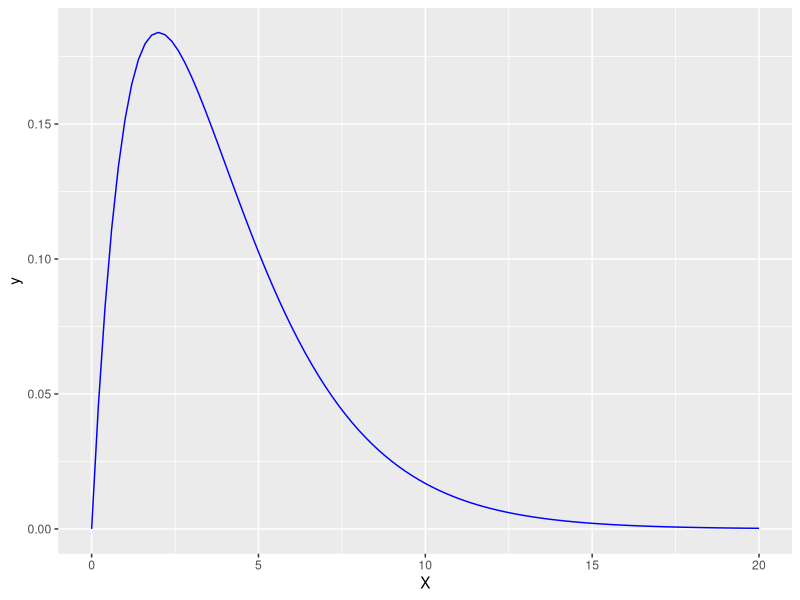
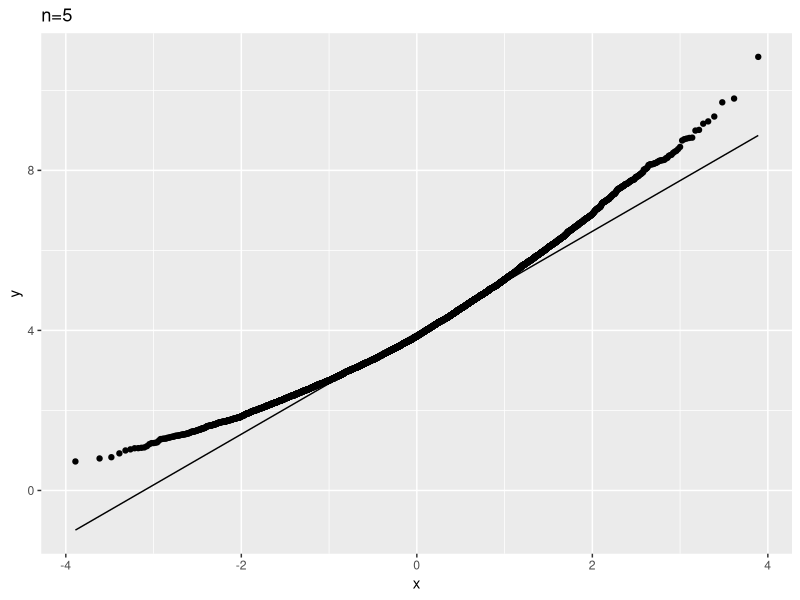
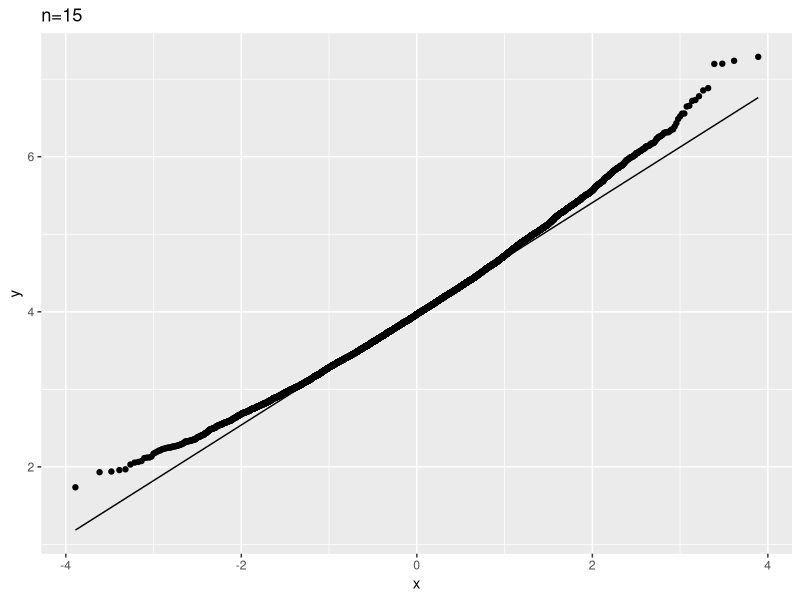
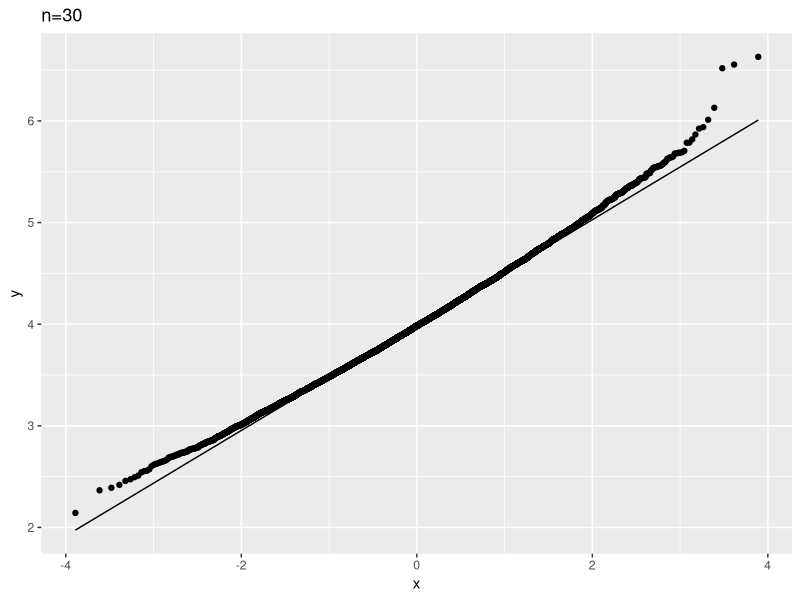
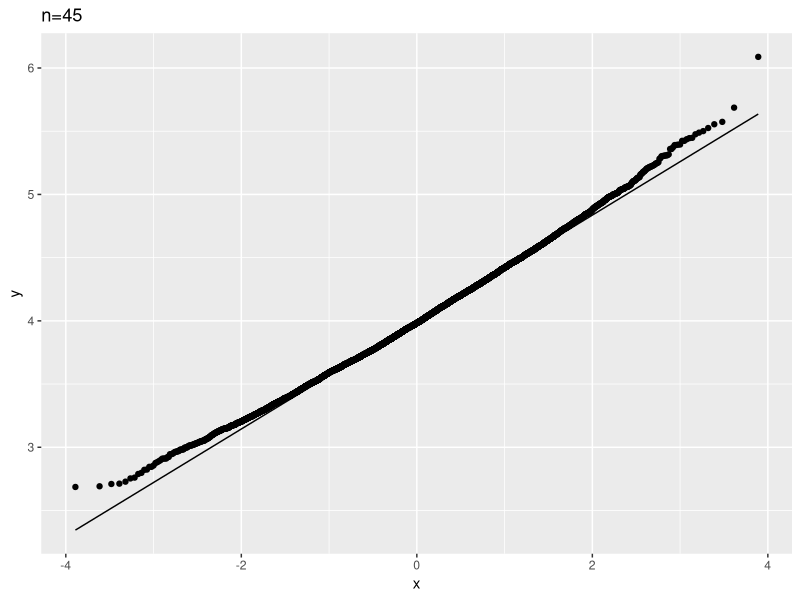
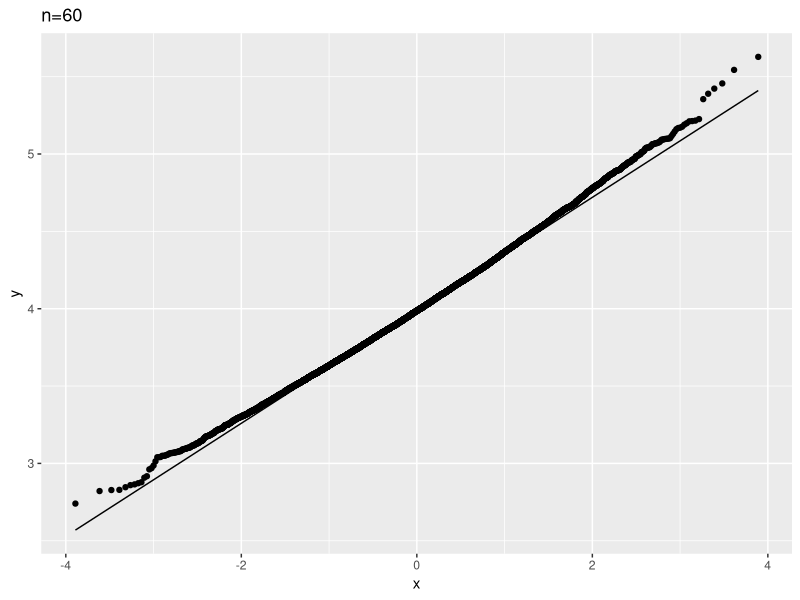
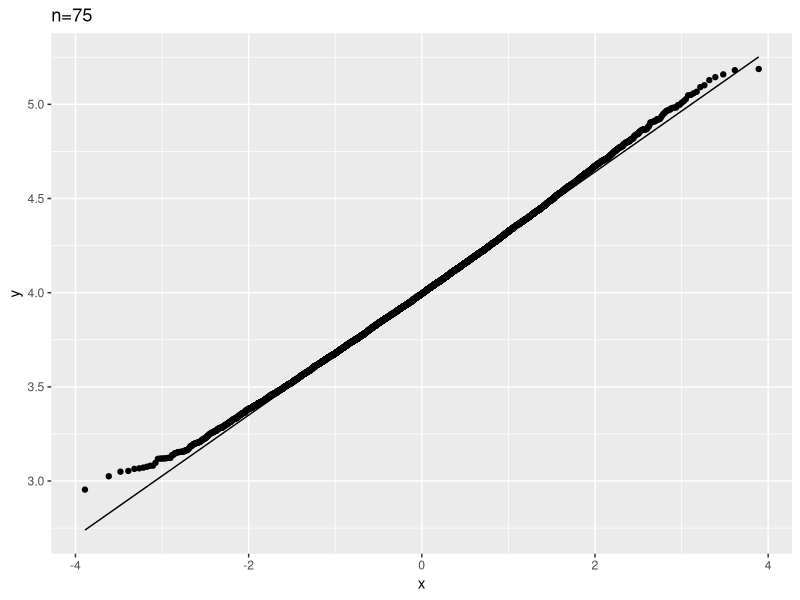
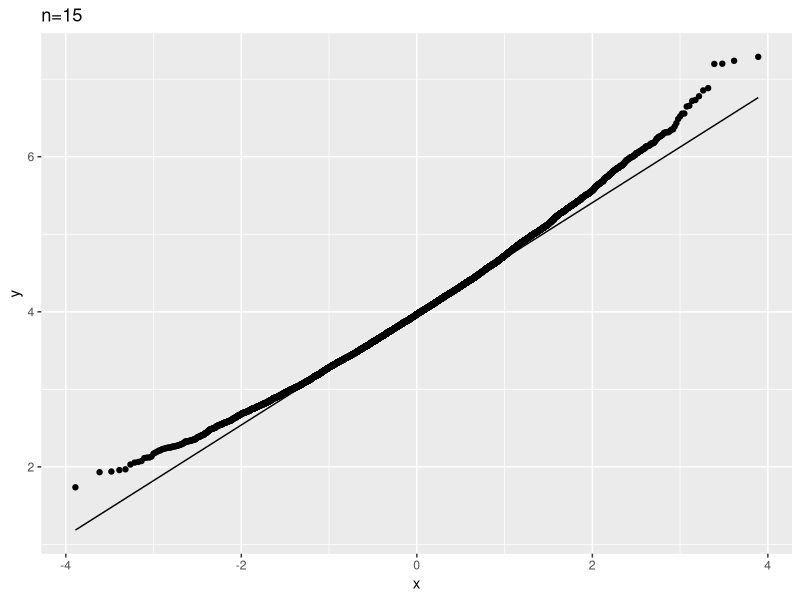

Reproduce these figures in R, in order. (Note: this script raises an error after producing the figures.)

#########################################################################
#                                                                       #
#  Simulations in R                                                     #
#                                                                       #
#########################################################################

library(ggplot2)

#  One of the powerful abilities of R is quick computation, which       #
#  allows users to simulate outcomes and results. Many statistical      #
#  results are based on the idea of repeated sampling, which is a rare  #
#  occurrence in real life. However, R gives users the ability to       #
#  simulate repeated sampling and to view the results.                  #

##################
#  Random seeds  #
##################

#  When using any random generating function in R, evaluating the same  #
#  command multiple times will yield different results. Often, it is    #
#  important to be able to reproduce results. To generate the same      #
#  random values each time a command is run, the random generation      #
#  seed can be set by using the set.seed() function. There is one       #
#  required input -- the seed. It is common practice to use a relevant  #
#  value (lucky number, birth date, address, etc.) to protect against   #
#  searching for an optimal sample.                                     #
#                                                                       #
#  Seeds operate in a defined order, so once the seed is set, the next  #
#  random generation commands will use the next seeds in that order.    #
#  Thus, setting the seed once at the beginning of a program will give  #
#  the same random values each time the program is run, but each        #
#  command within the program will generate different results. To       #
#  yield the same values each time a random generation command is run,  #
#  the set.seed() function must be rerun prior to each command.         #

## Without a set seed
rnorm(10, mean=2.5, sd=0.5)
rnorm(10, mean=2.5, sd=0.5)

## With a set seed specified once
set.seed(5)
rnorm(10, mean=2.5, sd=0.5)
rnorm(10, mean=2.5, sd=0.5)

set.seed(5)
rnorm(10, mean=2.5, sd=0.5)
rnorm(10, mean=2.5, sd=0.5)

## With a set seed specified each time
set.seed(5)
rnorm(10, mean=2.5, sd=0.5)

set.seed(5)
rnorm(10, mean=2.5, sd=0.5)
#set the seed each time you open r and then don't touch it#
#############################
#  Monte Carlo simulations  #
#############################

#  Monte Carlo simulation is the process of using repeated sampling     #
#  to determine some behavior or characteristic. This type of           #
#  simulation can be used in many different ways.                       #
#                                                                       #
#  Many applications of Monte Carlo sampling will use the population    #
#  or an appropriate pseudo-population to generate an estimated         #
#  sampling distribution of a relevant statistic that can then be       #
#  explored. One example in this category is to demonstrate and         #
#  understand the Central Limit Theorem.                                #
#                                                                       #
#  Suppose that we have a population from which we plan to take a       #
#  random sample and use the Central Limit Theorem to test the mean.    #
#  The distribution of our population is unknown, but we think that it  #
#  is similar to the chi-squared distribution with four degrees of      #
#  freedom. One important question is how large of a random sample is   #
#  needed from the population for the Central Limit Theorem to hold.    #
#  This question can be answered using a Monte Carlo simulation that    #
#  estimates the sampling distribution of the mean at various sample    #
#  sizes for evaluation of approximate normality.                       #


#Monte Carlo assumes that you have the population or something really close to it#

## First plot the chi-squared population distribution

library(ggplot2)
Xdata2 <- data.frame(X=seq(from = 0,to = 20,by=1))
ggplot(Xdata2, aes(x=X)) + stat_function(fun=dchisq, args=list(df=4),color = 'blue')

## Determine the number of repeated samples to draw and parameter values
K <- 10000
a <- 4

## Draw 10,000 samples of size 5 from the population distribution
samps <- replicate(K, rchisq(5,a))
samps[,1:10]

## Determine the sample mean from each random sample
means5 <- apply(samps,2,mean)

## Create a QQ plot of the resulting sample means
mean_data <- data.frame(X=means5)
ggplot(mean_data, aes(sample=X)) + stat_qq() + stat_qq_line() + labs(title="n=5")

#  If we want to repeat this process with other sample sizes, we can    #
#  write a function instead of writing the same code several times.     #

## Repeat this process with sample sizes of 15, 30, 45, 60, and 75
sizes <- c(15,30,45,60,75)
samp.means <- lapply(sizes, function(size) replicate(K, mean(rchisq(size,a))))

qq.means <- function(x){
  mean_data <- data.frame(X=samp.means[[which(sizes==x)]])
  qqmean <-ggplot(mean_data, aes(sample=X)) + stat_qq() + stat_qq_line() + 
    labs(title=paste("n=",x,sep=""))
  print(qqmean)
}

lapply(sizes, qq.means)

#  Once we have determined which sample size yields a sampling          #
#  distribution that is sufficiently approximately normal, we can       #
#  verify the parameters of the sampling distribution. The population   #
#  mean and variance of chi-squared distributions are the df and 2*df,  #
#  respectively.                                                        #

norm.size <- 45
means <- samp.means[[which(sizes==norm.size)]]

## Estimate the mean of the sampling distribution (which is 4)
mean(means)

## Estimate the standard devation of the sampling distribution
true_sd <- sqrt(2*4/norm.size)
true_sd
sd(means)


#t-test example#
mu <- 16.8
sigma <- 5.4
alpha <- 0.05
K <- 10000
sizes <- c(9,31,44)


do.test <- function(x){
  samp <- rnorm(x, mean = mu, sd=sigma)
  ts <- ((mean(samp)-mu)/(sd(samp)/sqrt(x)))
  p.val <- pnorm(ts)
  p.val <= alpha
}

rep.test <- function(x){
  res <- replicate(K, do.test(x))
  sum(res)/K
}

sapply(sizes, rep.test)


###################
#  Bootstrapping  #
###################

#  Bootstrapping uses similar ideas as Monte Carlo simulations, but     #
#  instead of drawing samples from a given or pseudo- population,       #
#  repeated samples are taken from the available sampled data.          #
#  Bootstrapping uses with replacement sampling to create several       #
#  simulated samples that are the same size as the original sampled     #
#  data.                                                                #

#  Like with Monte Carlo simulations, there are many applications of    #
#  bootstrapping that evaluate the estimated sampling distribution      #
#  of the parameter of interest determined from the bootstrap samples.  #
#                                                                       #
#  It is important to know that there are assumptions that need to      #
#  hold for bootstrapping to work. One of these assumptions is that     #
#  the sampled data represent an independent, representative sample     #
#  from the population. Also, bootstrapping will not work as expected   #
#  if the underlying population has very heavy tails.                   #
#                                                                       #
#  Suppose that for budget purposes we are only able to draw a sample   #
#  of 7 from the unknown population distribution. In this case, the     #
#  sample size is too small to be able to reasonably use the Central    #
#  Limit Theorem. Thus, the sampling distribution is unknown. In this   #
#  case, bootstrapping can be used to estimate the variation in the     #
#  sampling distribution.                                               #

## Draw the sample of 7 from the unknown distribution
samp_data <- c(1.77, 10.48, 4.30, 0.96, 2.67, 2.76, 2.02)

## Plot the sample
samp_df <- data.frame(samp_data)
ggplot(samp_df, aes(x=samp_data)) + geom_histogram(binwidth=1.5,fill="white",color="black")

## Find the sample mean
samp_mean <- mean(samp_data)

## Determine the number of bootstrap samples
B<-10000

## Draw the bootstrap samples
boot_samp <- replicate(B, sample(samp_data, replace=T))
boot_samp[,1:5]

## Determine the sample mean from each bootstrap sample
boot_means <- apply(boot_samp,2,mean)

## Plot the sampling distribution
means_df <- data.frame(boot_means)
ggplot(means_df, aes(x=boot_means)) + geom_histogram(binwidth=1.5,fill="white",color="black")

## Estimate the mean and standard deviation of the sampling distribution
mean(boot_means)
sd(boot_means)

## Determine the 95% bootstrap confidence interval of the sample mean
boot_err <- boot_means - samp_mean
boot_err_sort <- sort(boot_err)
p2.5 <- B*0.025
p97.5 <- B*0.975
boot_ci <- samp_mean - boot_err_sort[c(p97.5,p2.5)]
boot_ci

#  Bootstrapping can also be used to estimate the variability of        #
#  parameters whose sampling distribution is difficult or impossible    #
#  to determine theoretically.                                          #

## Determine the median of the sampled data
samp_med <- median(samp_data)

## Determine the sample median from each bootstrap sample
boot_meds <- apply(boot_samp,2,median)

## Determine the 95% bootstrap confidence interval
boot_meds_err <- boot_meds - samp_med
boot_meds_err_sort <- sort(boot_meds_err)
boot_med_ci <- samp_med - boot_meds_err_sort[c(p97.5,p2.5)]
boot_med_ci

#  Note that the bootstrap confidence intervals are not symmetric       #
#  around the point estimate. In certain cases, the standard deviation  # 
#  of the bootstrapped estimates can be used in place of the standard   #
#  error in the usual normal confidence interval equation if you are    #
#  confident that approximate normality holds.                          #

#  Suppose that we would like to use the sample of 7 observations       #
#  from the unknown population to test if the mean of the unknown       #
#  population is greater than 3. In this case, bootstrapping can be     #
#  used to estimate the sampling distribution of the test statistic     #
#  under the null hypothesis.                                           #

## Determine the test statistic 
samp_mean 

## Determine the sampling distribution of the test statistic under the null hypothesis
mu0 <- 3
boot_means_null <- boot_means - mean(boot_means) + mu0

## Plot the null hypothesis sampling distribution
means_df <- data.frame(boot_means_null)
ggplot(means_df, aes(x=boot_means_null)) + geom_histogram(binwidth=1.5,fill="white",color="black")

## Determine the p-value
dif <- samp_mean - mu0
sum(boot_means_null >= samp_mean)/B

#########################################################################

rchisq(7,df=4)
chi_samp <- c(1.149138 ,5.243066,2.667651, 3.833417, 5.914348 ,2.060082, 3.319064)
chi_df <- data.frame(chi_samp)
samp_mean <- mean(chi_samp)

B <- 10000
bootstrap <- replicate(B, sample(chi_samp, replace = T))
bootstrap[,1:5]

boot_means <- apply(bootstrap, 2, mean)
means_df <- data.frame(boot_means)

boot_err <- boot_means - samp_mean
boot_err_sort <- sort(boot_err)
p2.5 <- B*0.025
p97.5 <- B*0.975
boot_ci <- samp_mean - boot_err_sort[c(p97.5,p2.5)]
boot_ci
boot_err_sort[B*0.025]
#########################################################################

samps <- lapply(1:100, function(x) rchisq(7,4))

do.boot <- function(x){
samp_data <- rchisq(7,df=4)
samp_mean2 <- mean(samp_data)
boot_samp <- replicate(B, sample(samp_data,replace=T))
boot_means2 <- apply(boot_samp, 2, mean)
means_df2 <- data.frame(boot_means2)
boot_err2 <- boot_means2 - samp_mean2
boot_err_sort2 <- sort(boot_err2)
p2.5 <- B*0.025
p97.5 <- B*0.975
boot_ci2 <- samp_mean2 - boot_err_sort2[c(p97.5,p2.5)]
boot_ci2[1] <= 4 & boot_ci2[2] >= 4
}

res <- sapply(samps,do.boot)
res
sum(res)/100
table(res)




########################################################################

Xdata2 <- data.frame(X=c(0,20))
ggplot(Xdata2, aes(x=X)) + stat_function(fun=dchisq, args=list(df=2))

## Determine the number of repeated samples to draw and parameter values
N <- 10000
a <- 2

## Draw 10,000 samples of size 9 from the population distribution
samps <- replicate(N, rchisq(44,a))
samps[,1:10]
means_mat <- apply(samps,2,mean)
means_df <- data.frame(X=means_mat)
ggplot(means_df, aes(sample=X)) + geom_histogram(aes(x=X),binwidth=0.05)



ex_test <- replicate(N,rchisq(9,df=2))
ex_test_means <- apply(ex_test,2,mean)
mean(ex_test_means)
sd(ex_test_means)




sort_df <- data.frame(sort_p95)
ggplot(sort_df, aes(x=sort_p95)) + geom_histogram(binwidth=1.5)

mc_samp <- sample(size = 13,data1_df$V1)
mc_samp2 <- sample(size = 13,data1_df$V2)
t_test <- t.test(mc_samp, mc_samp2, paired=TRUE, mu=0, alternative = "two.sided")
t_test
